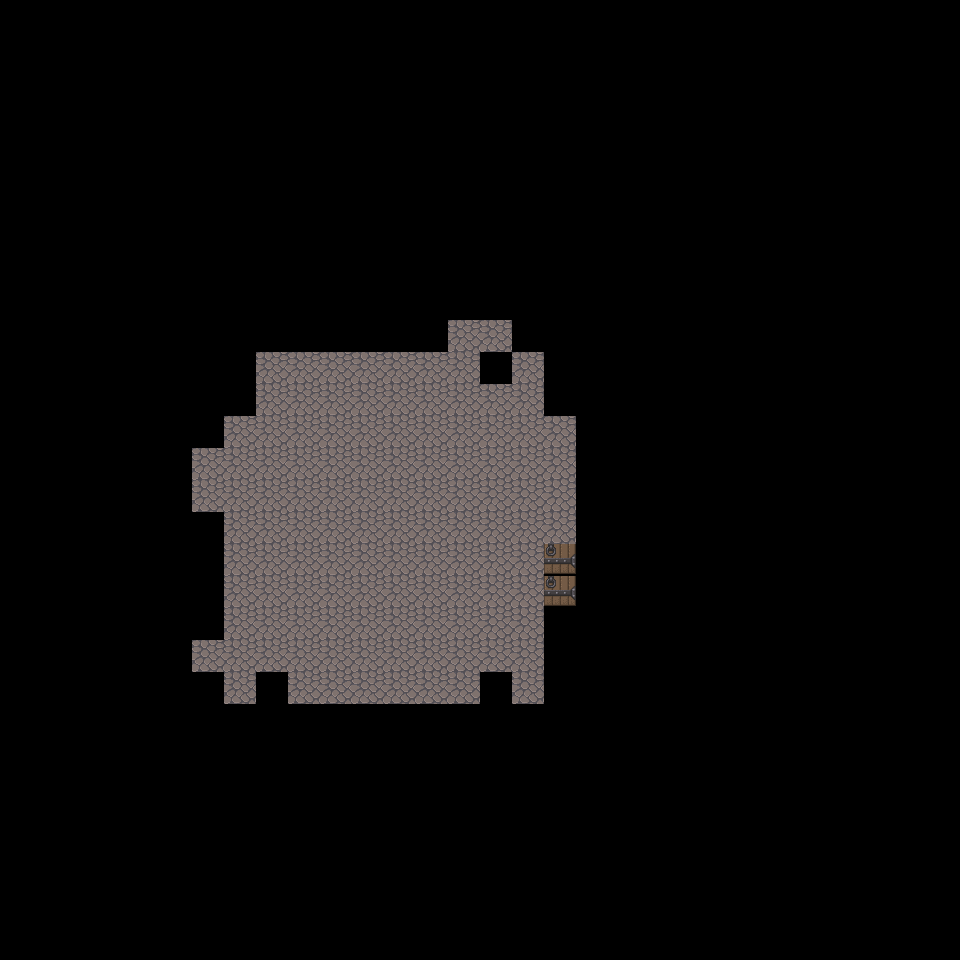

The image is a tile-based game level rendered from a .tmx file. Its description and source (layers, tilesets, objects; grid data summarised) follow:
An orthogonal 30x30 tile map with 32x32 px tiles, 1 tile layer (sol/ tours), 6 hidden layers not drawn.

<map version="1.5" tiledversion="1.6.0" orientation="orthogonal" renderorder="right-down" width="30" height="30" tilewidth="32" tileheight="32" infinite="0" nextlayerid="15" nextobjectid="1">
 <editorsettings>
  <export target="12tour-papego.json" format="json" />
 </editorsettings>
 <tileset firstgid="1" source="[Base]BaseChip_pipo.tsx" />
 <layer id="12" name="website1" width="30" height="30" visible="0">
  <properties>
   <property name="openWebsite" value="pageWeb/HTML/page2.html" />
  </properties>
  <data>[900 cells, 21 non-empty, 2 distinct tile ids]</data>
 </layer>
 <layer id="6" name="colision" width="30" height="30" visible="0">
  <data>[900 cells, 400 non-empty, 1 distinct tile ids]</data>
 </layer>
 <layer id="7" name="start" width="30" height="30" visible="0">
  <properties>
   <property name="startLayer" type="bool" value="true" />
  </properties>
  <data>[900 cells, 28 non-empty, 1 distinct tile ids]</data>
 </layer>
 <layer id="1" name="sol" width="30" height="30" visible="0">
  <data>[900 cells, 900 non-empty, 2 distinct tile ids]</data>
 </layer>
 <layer id="4" name="sol/ tours" width="30" height="30">
  <data>[900 cells, 116 non-empty, 2 distinct tile ids]</data>
 </layer>
 <layer id="5" name="murs" width="30" height="30" visible="0">
  <data>[900 cells, 102 non-empty, 35 distinct tile ids]</data>
 </layer>
 <layer id="3" name="arbre" width="30" height="30" visible="0">
  <data>[900 cells, 404 non-empty, 27 distinct tile ids]</data>
 </layer>
 <objectgroup id="11" name="floorLayer" visible="0" />
</map>
